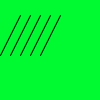
Frame 1 (no input)
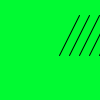
Frame 60 (the mouse pressed at the canvas centre just before this capture)
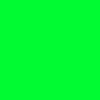
Frame 120 (the mouse held since frame 60 and released just before this capture)

The Processing sketch that drew these frames (run headless with seeded random() and noise(); from frame 60 on, the mouse is pressed at the canvas centre):

// Processing sketch: processing_133995
// ── processing_133995.pde

float x=0;
float y=55;


void setup(){
  size(100, 100);
}
void draw(){
 
  background (0, 250,50);
  line(x,y,x+20, y-40);
  line(x+10,y, x+30,y-40);
  line(x+20,y, x+40,y-40);
  line(x+30, y, x+50, y-40);
  line(x+40, y, x+60,y-40);
  if(x<100){
    x++;
  }

println(x);
}
